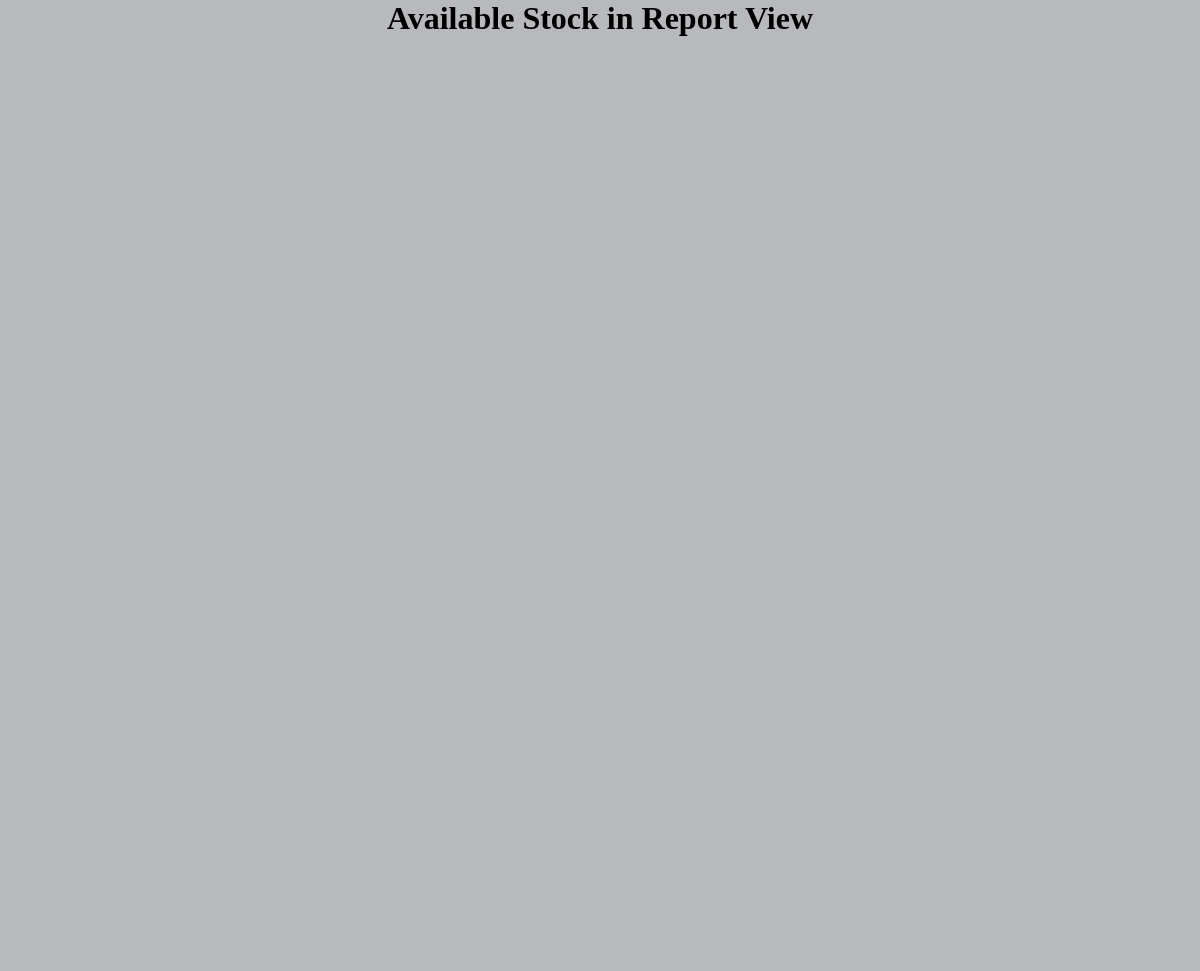
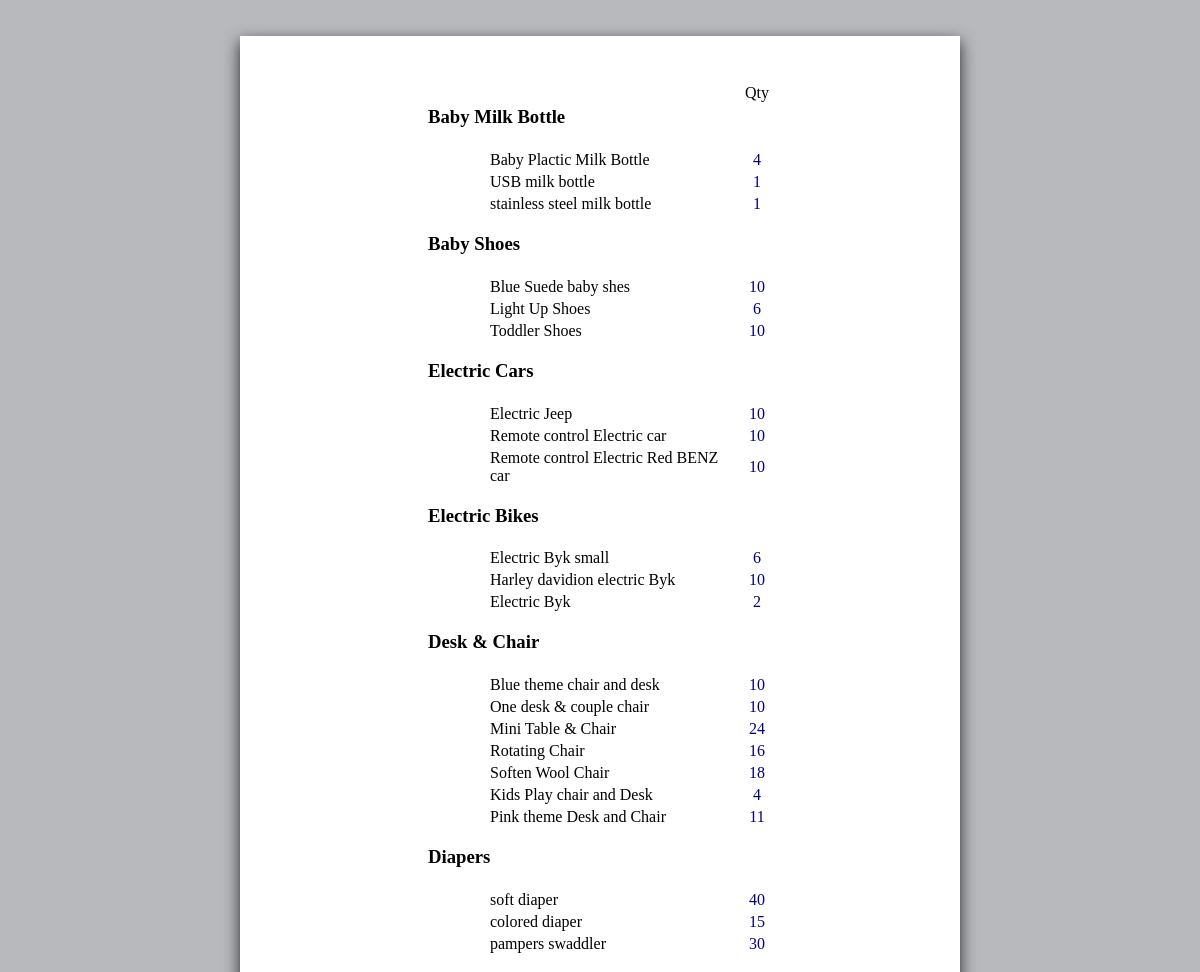
The app's page /manager/available_item_list.php (signed in) with its own data (2 pictures, top to bottom).
### tables this page shows
CREATE TABLE IF NOT EXISTS `category` (
  `category_id` int(10) NOT NULL,
  `category_name` varchar(50) NOT NULL,
  `supplier_name` varchar(50) NOT NULL,
  PRIMARY KEY (`category_id`)
);

CREATE TABLE IF NOT EXISTS `items` (
  `num` int(10) NOT NULL AUTO_INCREMENT,
  `item_name` varchar(100) NOT NULL,
  `item_code` int(10) NOT NULL,
  `item_price` int(10) NOT NULL,
  `category` varchar(100) NOT NULL,
  `supplier_name` varchar(100) NOT NULL,
  `supplier_id` int(10) NOT NULL,
  `image_name` varchar(200) NOT NULL,
  `item_description` varchar(500) NOT NULL,
  PRIMARY KEY (`num`)
);

CREATE TABLE IF NOT EXISTS `stock` (
  `item_name` varchar(100) NOT NULL,
  `item_code` int(10) NOT NULL,
  `qty` int(11) DEFAULT NULL,
  PRIMARY KEY (`item_code`)
);

### manager/available_item_list.php (the view, shortened to what this page needs)
<?php require_once('connection.php'); ?>
<?php
	$items="SELECT * FROM category";
	$result=mysqli_query($con,$items);
?>
<html>
<head>
	<link rel="stylesheet" href="inbox_css.css" type="text/css">
	<link rel="stylesheet" href="avail_css.css" type="text/css">
</head>
<body bgcolor="#b7b9bd">
	<div class="container">
		<h1 align="center" class="topic"> Available Stock in Report View </h1>
		<div class="report">
			<table border="0" width="50%" align="center" class="report_table">
				<tr>
					<td></td>
					<td align="center">Qty</td>
				</tr>
			<?php
				while($row=mysqli_fetch_assoc($result)){
				$cata=$row['category_name'];
				echo '<tr>
						<td>
							<h3>'
								.$cata.
							'</h3>
						</td>
					  </tr>';
					  	$list_of_items="SELECT * FROM items";
						$result2=mysqli_query($con,$list_of_items);
					  			while ($raw=mysqli_fetch_assoc($result2)) {
									$cata_name=$raw['category'];
									if($cata==$cata_name){
										$iname=$raw['item_name'];
										$qty="SELECT * FROM stock WHERE item_name='$iname'";
										$result3=mysqli_query($con,$qty);
										$line=mysqli_fetch_assoc($result3);
										$avail_qty=$line['qty'];
										echo '<tr>
												<td>
													<p class=items>'
														.$iname.
													'</p>
												</td> ';
										echo '	<td>
													<p class=item_qty>'
														.$avail_qty.
													'</p>
												</td>
											  </tr>';
									}
								}
			}
			?>
		</table>
		</div>
	</div>
</body>
</html>

### manager/inbox_css.css (style rules this page uses)
body { margin:0; padding:0; background-size:cover; background-position:center; }

### manager/avail_css.css (style rules this page uses)
.items { margin-left: 20%; }
.item_qty { text-align: center; color: navy; }
.report { width:60%; color:white; background-color: white; top:80%; left:50%; position:absolute; transform:translate(-50%,-50%); box-sizing:border-box; font-size:18px; padding:10px; box-shadow:0 5px 15px rgba(0,0,0,.8 ); }
.report_table { width: 50%; margin-top: 5%; }

### records on screen
category: category_name "Baby Milk Bottle"
items: item_name "Baby Plactic Milk Bottle", stock.qty "4"
items: item_name "USB milk bottle", stock.qty "1"
items: item_name "stainless steel milk bottle", stock.qty "1"
category: category_name "Baby Shoes"
items: item_name "Blue Suede baby shes", stock.qty "10"
items: item_name "Light Up Shoes", stock.qty "6"
items: item_name "Toddler Shoes", stock.qty "10"
category: category_name "Electric Cars"
items: item_name "Electric Jeep", stock.qty "10"
items: item_name "Remote control Electric car", stock.qty "10"
items: item_name "Remote control Electric Red BENZ car", stock.qty "10"
category: category_name "Electric Bikes"
items: item_name "Electric Byk small", stock.qty "6"
items: item_name "Harley davidion electric Byk", stock.qty "10"
items: item_name "Electric Byk", stock.qty "2"
category: category_name "Desk & Chair"
items: item_name "Blue theme chair and desk", stock.qty "10"
items: item_name "One desk & couple chair", stock.qty "10"
items: item_name "Mini Table & Chair", stock.qty "24"
items: item_name "Rotating Chair", stock.qty "16"
items: item_name "Soften Wool Chair", stock.qty "18"
items: item_name "Kids Play chair and Desk", stock.qty "4"
items: item_name "Pink theme Desk and Chair", stock.qty "11"
category: category_name "Diapers"
items: item_name "soft diaper", stock.qty "40"
items: item_name "colored diaper", stock.qty "15"
items: item_name "pampers swaddler", stock.qty "30"
